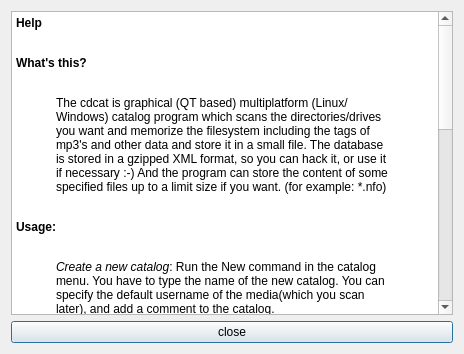
<ui version="4.0" >
 <class>helpDialog</class>
 <widget class="QDialog" name="helpDialog" >
  <property name="geometry" >
   <rect>
    <x>0</x>
    <y>0</y>
    <width>464</width>
    <height>354</height>
   </rect>
  </property>
  <property name="windowTitle" >
   <string>help</string>
  </property>
  <layout class="QVBoxLayout" >
   <item>
    <layout class="QHBoxLayout" name="horizontalLayout" />
   </item>
   <item>
    <widget class="QTextBrowser" name="textBrowser1" >
     <property name="html" >
      <string>&lt;!DOCTYPE HTML PUBLIC "-//W3C//DTD HTML 4.0//EN" "http://www.w3.org/TR/REC-html40/strict.dtd">
&lt;html>&lt;head>&lt;meta name="qrichtext" content="1" />&lt;style type="text/css">
p, li { white-space: pre-wrap; }
&lt;/style>&lt;/head>&lt;body style=" font-family:'DejaVu Sans'; font-size:9pt; font-weight:400; font-style:normal;">
&lt;p style=" margin-top:12px; margin-bottom:12px; margin-left:0px; margin-right:0px; -qt-block-indent:0; text-indent:0px;">&lt;span style=" font-weight:600;">Help&lt;/span>&lt;/p>
&lt;p style=" margin-top:0px; margin-bottom:0px; margin-left:0px; margin-right:0px; -qt-block-indent:0; text-indent:0px;">&lt;br />&lt;span style=" font-weight:600;">What's this?&lt;/span>&lt;br />&lt;/p>
&lt;p style=" margin-top:12px; margin-bottom:12px; margin-left:40px; margin-right:40px; -qt-block-indent:0; text-indent:0px;">The cdcat is graphical (QT based) multiplatform (Linux/Windows) catalog program which scans the directories/drives you want and memorize the filesystem including the tags of mp3's and other data and store it in a small file. The database is stored in a gzipped XML format, so you can hack it, or use it if necessary :-) And the program can store the content of some specified files up to a limit size if you want. (for example: *.nfo) &lt;/p>
&lt;p style=" margin-top:0px; margin-bottom:0px; margin-left:0px; margin-right:0px; -qt-block-indent:0; text-indent:0px;">&lt;br />&lt;span style=" font-weight:600;">Usage:&lt;/span>&lt;br />&lt;/p>
&lt;p style=" margin-top:12px; margin-bottom:12px; margin-left:40px; margin-right:40px; -qt-block-indent:0; text-indent:0px;">&lt;span style=" font-style:italic;">Create a new catalog&lt;/span>: Run the &lt;span style=" font-family:'Courier New,courier';">New&lt;/span> command in the catalog menu. You have to type the name of the new catalog. You can specify the default username of the media(which you scan later), and add a comment to the catalog.&lt;br />Before the scanning select the necessary readable components in the config dialog, which can be mp3 tags content of some files or etc. If you done this, you "can scan one of your media with &lt;span style=" font-family:'Courier New,courier';">Add media&lt;/span>command in the Edit menu. In that dialog you have to specyfi the directory/or drive the media you want to add. It's recommended to specify the name and the number of the media which has to be unique. (The program always generate one identical name and number) You can label the media to a owner, if necessary. &lt;br />If you scanned your media, you will be able to browse in it with the browser window (like mc) , or search in it. You can save the catalog with &lt;span style=" font-family:'Courier New,courier';">save as&lt;/span> command in the Catalog menu. &lt;br />&lt;br />&lt;span style=" font-style:italic;">Open an existing catalog:&lt;/span>Run the &lt;span style=" font-family:'Courier New,courier';">open&lt;/span> command in the Catalog menu, and choice the file of the catalog. (*.hcf) After the opening you will be able browse the catalog or search in it. &lt;br />&lt;/p>
&lt;p style=" margin-top:0px; margin-bottom:0px; margin-left:0px; margin-right:0px; -qt-block-indent:0; text-indent:0px;">&lt;br />&lt;span style=" font-weight:600;">Author:&lt;/span> &lt;/p>
&lt;p style=" margin-top:12px; margin-bottom:12px; margin-left:40px; margin-right:40px; -qt-block-indent:0; text-indent:0px;">The program was written by Peter Deak (hungary)&lt;br />E-mail: hyperr@freemail.hu &lt;br />&lt;/p>
&lt;p style=" margin-top:0px; margin-bottom:0px; margin-left:0px; margin-right:0px; -qt-block-indent:0; text-indent:0px;">&lt;br />&lt;span style=" font-weight:600;">License:&lt;/span> &lt;/p>
&lt;p style=" margin-top:12px; margin-bottom:12px; margin-left:40px; margin-right:40px; -qt-block-indent:0; text-indent:0px;">General Public License (GPL)&lt;/p>
&lt;p style=" margin-top:0px; margin-bottom:0px; margin-left:0px; margin-right:0px; -qt-block-indent:0; text-indent:0px;">&lt;br />&lt;span style=" font-weight:600;">Homepage:&lt;/span> &lt;/p>
&lt;p style=" margin-top:12px; margin-bottom:12px; margin-left:40px; margin-right:40px; -qt-block-indent:0; text-indent:0px;">You can read about the program and get new versions, sources etc, in the hompage of cdcat:&lt;br />&lt;span style=" font-family:'Courier New,courier';">http://cdcat.sourceforge.net&lt;/span>&lt;/p>&lt;/body>&lt;/html></string>
     </property>
     <property name="text" stdset="0" >
      <string>&lt;p align="center">&lt;font size="+1">&lt;b>Help&lt;/b>&lt;/font>&lt;/p>&lt;br>

&lt;b>What's this?&lt;/b>&lt;br>
&lt;blockquote>
The cdcat is graphical (QT based) multiplatform (Linux/Windows) catalog program which scans the directories/drives you want and memorize the filesystem including the tags of mp3's and other data and store it in a small file.
The database is stored in a gzipped XML format, so you can hack it, or use it if necessary :-)
And the program can store the content of some specified files up to a limit size if you want. (for example: *.nfo)
&lt;/blockquote>
&lt;br>
&lt;b>Usage:&lt;/b>&lt;br>
&lt;blockquote>
&lt;i>Create a new catalog&lt;/i>: Run the &lt;tt>New&lt;/tt> command in the catalog menu. You have to type the name of the new catalog. You can specify the default username of the media(which you scan later), and add a comment to the catalog.&lt;br>Before the scanning select the necessary readable components in the config dialog, which can be mp3 tags content of some files or etc.  If you done this, you can scan one of your media with &lt;tt>Add media&lt;/tt>command in the Edit menu. In that dialog you have to specyfi the directory/or drive the media you want to add. It's recommended to specify the name and the number of the media which has to be unique. (The program always generate one identical name and number) You can label the media to a owner, if necessary.
&lt;br>If you scanned your media, you will be able to browse in it with the browser window (like mc) , or search in it. You can save the catalog with &lt;tt>save as&lt;/tt> command in the Catalog menu.
&lt;br>
&lt;br>
&lt;i>Open an existing catalog:&lt;/i>Run the &lt;tt>open&lt;/tt> command in the Catalog menu, and choice the file of the catalog. (*.hcf)  After the opening you will be able browse the catalog or search in it.
&lt;br>
&lt;/blockquote>
&lt;br>
&lt;b>Author:&lt;/b>
&lt;blockquote>The program was written by  Peter Deak  (hungary)&lt;br>
E-mail: hyperr@freemail.hu
&lt;br>
&lt;/blockquote>
&lt;br>
&lt;b>License:&lt;/b>
&lt;blockquote>General Public License (GPL)&lt;/blockquote>
&lt;br>
&lt;b>Homepage:&lt;/b>
&lt;blockquote>You can read about the program and get new versions, sources etc, in the hompage of cdcat:&lt;br>&lt;tt>http://cdcat.sourceforge.net&lt;/tt>&lt;/blockquote></string>
     </property>
    </widget>
   </item>
   <item>
    <widget class="QPushButton" name="closeButton" >
     <property name="text" >
      <string>close</string>
     </property>
    </widget>
   </item>
  </layout>
 </widget>
 <layoutdefault spacing="6" margin="11" />
 <resources/>
 <connections>
  <connection>
   <sender>closeButton</sender>
   <signal>clicked()</signal>
   <receiver>helpDialog</receiver>
   <slot>close()</slot>
   <hints>
    <hint type="sourcelabel" >
     <x>20</x>
     <y>20</y>
    </hint>
    <hint type="destinationlabel" >
     <x>20</x>
     <y>20</y>
    </hint>
   </hints>
  </connection>
 </connections>
</ui>
